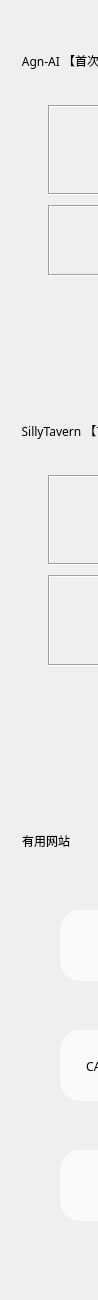
     <widget class="QWidget" name="scr_tools">
      <property name="geometry">
       <rect>
        <x>0</x>
        <y>0</y>
        <width>98</width>
        <height>1300</height>
       </rect>
      </property>
      <property name="minimumSize">
       <size>
        <width>0</width>
        <height>1300</height>
       </size>
      </property>
      <property name="autoFillBackground">
       <bool>true</bool>
      </property>
      <widget class="QGroupBox" name="Agn">
       <property name="geometry">
        <rect>
         <x>20</x>
         <y>50</y>
         <width>1241</width>
         <height>361</height>
        </rect>
       </property>
       <property name="font">
        <font>
         <family>微软雅黑</family>
         
         <weight>50</weight>
         <italic>false</italic>
         <bold>false</bold>
        </font>
       </property>
       <property name="styleSheet">
        <string notr="true">QGroupBox{
    border: none;
	font:27px &quot;微软雅黑&quot;;
}</string>
       </property>
       <property name="title">
        <string>Agn-AI 【首次使用请先点击更新！！！】</string>
       </property>
       <widget class="QFrame" name="frame_24">
        <property name="geometry">
         <rect>
          <x>28</x>
          <y>55</y>
          <width>1180</width>
          <height>90</height>
         </rect>
        </property>
        <property name="frameShape">
         <enum>QFrame::Box</enum>
        </property>
        <property name="frameShadow">
         <enum>QFrame::Sunken</enum>
        </property>
        <widget class="QComboBox" name="toAgnGit">
         <property name="geometry">
          <rect>
           <x>800</x>
           <y>26</y>
           <width>351</width>
           <height>41</height>
          </rect>
         </property>
         <property name="font">
          <font>
           <family>微软雅黑</family>
           
           <weight>50</weight>
           <italic>false</italic>
           <bold>false</bold>
          </font>
         </property>
         <property name="styleSheet">
          <string notr="true">QComboBox::drop-down
{
	subcontrol-origin: padding;
	subcontrol-position: center right;
	width: 30px;
	border:none;
}
QComboBox::down-arrow {
     image: url(:/ss/收起.png)
  }
QComboBox {
	font: 23px &quot;微软雅黑&quot;;
}</string>
         </property>
         <property name="currentText">
          <string>Github</string>
         </property>
         <property name="currentIndex">
          <number>0</number>
         </property>
         <item>
          <property name="text">
           <string>Github</string>
          </property>
         </item>
         <item>
          <property name="text">
           <string>KGithub</string>
          </property>
         </item>
        </widget>
        <widget class="QLabel" name="label_80">
         <property name="geometry">
          <rect>
           <x>90</x>
           <y>10</y>
           <width>131</width>
           <height>31</height>
          </rect>
         </property>
         <property name="font">
          <font>
           <family>微软雅黑</family>
           
           <weight>50</weight>
           <italic>false</italic>
           <bold>false</bold>
          </font>
         </property>
         <property name="styleSheet">
          <string notr="true">font: 20px &quot;微软雅黑&quot;;</string>
         </property>
         <property name="text">
          <string>使用更新源</string>
         </property>
        </widget>
        <widget class="QLabel" name="label_81">
         <property name="geometry">
          <rect>
           <x>90</x>
           <y>40</y>
           <width>671</width>
           <height>31</height>
          </rect>
         </property>
         <property name="font">
          <font>
           <family>微软雅黑</family>
           
           <weight>50</weight>
           <italic>false</italic>
           <bold>false</bold>
          </font>
         </property>
         <property name="styleSheet">
          <string notr="true">color:rgb(59, 59, 59);
font: 18px &quot;微软雅黑&quot;;</string>
         </property>
         <property name="text">
          <string>选择Github源更新或KGithub镜像源更新</string>
         </property>
        </widget>
        <widget class="QLabel" name="label_82">
         <property name="geometry">
          <rect>
           <x>20</x>
           <y>19</y>
           <width>45</width>
           <height>45</height>
          </rect>
         </property>
         <property name="styleSheet">
          <string notr="true">border-image:url(:/ss/列表.png)</string>
         </property>
         <property name="text">
          <string/>
         </property>
        </widget>
       </widget>
       <widget class="QPushButton" name="toAgnUp">
        <property name="geometry">
         <rect>
          <x>790</x>
          <y>265</y>
          <width>191</width>
          <height>81</height>
         </rect>
        </property>
        <property name="font">
         <font>
          <family>微软雅黑</family>
          
          <weight>50</weight>
          <italic>false</italic>
          <bold>false</bold>
         </font>
        </property>
        <property name="styleSheet">
         <string notr="true">QPushButton {
	color:white;
    background-color:rgba(0, 120, 255,160);
 	border-radius: 20px;
font: 27px &quot;微软雅黑&quot;;
}
QPushButton:hover {
     background-color:rgba(0, 120, 255, 130)
}</string>
        </property>
        <property name="text">
         <string>更新</string>
        </property>
        <property name="icon">
         <iconset resource="s.qrc">
          <normaloff>:/ss/操作-文件下载 (2).png</normaloff>:/ss/操作-文件下载 (2).png</iconset>
        </property>
        <property name="iconSize">
         <size>
          <width>45</width>
          <height>45</height>
         </size>
        </property>
       </widget>
       <widget class="QPushButton" name="toAgnRun">
        <property name="geometry">
         <rect>
          <x>1000</x>
          <y>265</y>
          <width>191</width>
          <height>81</height>
         </rect>
        </property>
        <property name="font">
         <font>
          <family>微软雅黑</family>
          
          <weight>50</weight>
          <italic>false</italic>
          <bold>false</bold>
         </font>
        </property>
        <property name="styleSheet">
         <string notr="true">QPushButton {
	color:white;
    background-color:rgba(0, 120, 255,160);
 	border-radius: 20px;
font: 27px &quot;微软雅黑&quot;;
}
QPushButton:hover {
     background-color:rgba(0, 120, 255, 130)
}</string>
        </property>
        <property name="text">
         <string>运行</string>
        </property>
        <property name="icon">
         <iconset resource="s.qrc">
          <normaloff>:/ss/right-block.png</normaloff>:/ss/right-block.png</iconset>
        </property>
        <property name="iconSize">
         <size>
          <width>45</width>
          <height>45</height>
         </size>
        </property>
       </widget>
       <widget class="QFrame" name="frame_25">
        <property name="geometry">
         <rect>
          <x>28</x>
          <y>155</y>
          <width>1180</width>
          <height>71</height>
         </rect>
        </property>
        <property name="frameShape">
         <enum>QFrame::Box</enum>
        </property>
        <property name="frameShadow">
         <enum>QFrame::Sunken</enum>
        </property>
        <widget class="QLabel" name="label_83">
         <property name="geometry">
          <rect>
           <x>90</x>
           <y>10</y>
           <width>131</width>
           <height>31</height>
          </rect>
         </property>
         <property name="font">
          <font>
           <family>微软雅黑</family>
           <pointsize>12</pointsize>
          </font>
         </property>
         <property name="text">
          <string/>
         </property>
        </widget>
        <widget class="QLabel" name="label_84">
         <property name="geometry">
          <rect>
           <x>90</x>
           <y>40</y>
           <width>671</width>
           <height>31</height>
          </rect>
         </property>
         <property name="font">
          <font>
           <family>微软雅黑</family>
           <pointsize>11</pointsize>
          </font>
         </property>
         <property name="styleSheet">
          <string notr="true">color:rgb(59, 59, 59)</string>
         </property>
         <property name="text">
          <string/>
         </property>
        </widget>
        <widget class="QLabel" name="label_85">
         <property name="geometry">
          <rect>
           <x>90</x>
           <y>21</y>
           <width>1051</width>
           <height>51</height>
          </rect>
         </property>
         <property name="font">
          <font>
           <family>微软雅黑</family>
           
           <weight>50</weight>
           <italic>false</italic>
           <bold>false</bold>
          </font>
         </property>
         <property name="styleSheet">
          <string notr="true">font: 20px &quot;微软雅黑&quot;;</string>
         </property>
         <property name="text">
          <string>Agn-AI的聊天记录,角色卡和设置均保存在C:\Users\你的用户名\.agnai\中,请妥善保存。
</string>
         </property>
        </widget>
        <widget class="QPushButton" name="warn_4">
         <property name="geometry">
          <rect>
           <x>15</x>
           <y>10</y>
           <width>61</width>
           <height>51</height>
          </rect>
         </property>
         <property name="focusPolicy">
          <enum>Qt::StrongFocus</enum>
         </property>
         <property name="styleSheet">
          <string notr="true">QPushButton {
    background-color:rgb(240,240,240);	
	 	border-radius: 20px;

}</string>
         </property>
         <property name="text">
          <string/>
         </property>
         <property name="icon">
          <iconset resource="s.qrc">
           <normaloff>:/ss/exclamation-point-ring (1).png</normaloff>:/ss/exclamation-point-ring (1).png</iconset>
         </property>
         <property name="iconSize">
          <size>
           <width>43</width>
           <height>40</height>
          </size>
         </property>
        </widget>
       </widget>
      </widget>
      <widget class="QGroupBox" name="Agn_2">
       <property name="geometry">
        <rect>
         <x>20</x>
         <y>830</y>
         <width>1231</width>
         <height>551</height>
        </rect>
       </property>
       <property name="font">
        <font>
         <family>微软雅黑</family>
         
         <weight>50</weight>
         <italic>false</italic>
         <bold>false</bold>
        </font>
       </property>
       <property name="styleSheet">
        <string notr="true">QGroupBox{
    border: none;
	font:27px &quot;微软雅黑&quot;;
}</string>
       </property>
       <property name="title">
        <string>有用网站</string>
       </property>
       <widget class="QPushButton" name="toWr">
        <property name="geometry">
         <rect>
          <x>40</x>
          <y>80</y>
          <width>551</width>
          <height>71</height>
         </rect>
        </property>
        <property name="font">
         <font>
          <family>微软雅黑</family>
          
          <weight>50</weight>
          <italic>false</italic>
          <bold>false</bold>
         </font>
        </property>
        <property name="layoutDirection">
         <enum>Qt::LeftToRight</enum>
        </property>
        <property name="autoFillBackground">
         <bool>false</bool>
        </property>
        <property name="styleSheet">
         <string notr="true">
QPushButton {
	color:black;
    background-color:rgb(250,250,250);
 	border-radius: 20px;
	text-align: left; 
	padding-left: 20px; 
	font: 30px &quot;微软雅黑&quot;;
}
QPushButton:hover {
     background-color:rgba(0, 120, 255, 30)
}</string>
        </property>
        <property name="text">
         <string>          角色卡书写指导</string>
        </property>
        <property name="icon">
         <iconset>
          <normalon>:/ss/003_重做.png</normalon>
         </iconset>
        </property>
        <property name="iconSize">
         <size>
          <width>66</width>
          <height>66</height>
         </size>
        </property>
       </widget>
       <widget class="QPushButton" name="toChar">
        <property name="geometry">
         <rect>
          <x>650</x>
          <y>80</y>
          <width>551</width>
          <height>71</height>
         </rect>
        </property>
        <property name="font">
         <font>
          <family>微软雅黑</family>
          
          <weight>50</weight>
          <italic>false</italic>
          <bold>false</bold>
         </font>
        </property>
        <property name="layoutDirection">
         <enum>Qt::LeftToRight</enum>
        </property>
        <property name="autoFillBackground">
         <bool>false</bool>
        </property>
        <property name="styleSheet">
         <string notr="true">
QPushButton {
	color:black;
    background-color:rgb(250,250,250);
 	border-radius: 20px;
	text-align: left; 
	padding-left: 20px; 
	font: 30px &quot;微软雅黑&quot;;
}
QPushButton:hover {
     background-color:rgba(0, 120, 255, 30)
}</string>
        </property>
        <property name="text">
         <string>         characterhub[杂]</string>
        </property>
        <property name="icon">
         <iconset>
          <normalon>:/ss/003_重做.png</normalon>
         </iconset>
        </property>
        <property name="iconSize">
         <size>
          <width>66</width>
          <height>66</height>
         </size>
        </property>
       </widget>
       <widget class="QPushButton" name="toCAI">
        <property name="geometry">
         <rect>
          <x>40</x>
          <y>200</y>
          <width>551</width>
          <height>71</height>
         </rect>
        </property>
        <property name="font">
         <font>
          <family>微软雅黑</family>
          
          <weight>50</weight>
          <italic>false</italic>
          <bold>false</bold>
         </font>
        </property>
        <property name="layoutDirection">
         <enum>Qt::LeftToRight</enum>
        </property>
        <property name="autoFillBackground">
         <bool>false</bool>
        </property>
        <property name="styleSheet">
         <string notr="true">
QPushButton {
	color:black;
    background-color:rgb(250,250,250);
 	border-radius: 20px;
	text-align: left; 
	padding-left: 20px; 
	font: 30px &quot;微软雅黑&quot;;
}
QPushButton:hover {
     background-color:rgba(0, 120, 255, 30)
}</string>
        </property>
        <property name="text">
         <string>  CAI(可通过插件导出聊天记录)</string>
        </property>
        <property name="icon">
         <iconset>
          <normalon>:/ss/003_重做.png</normalon>
         </iconset>
        </property>
        <property name="iconSize">
         <size>
          <width>66</width>
          <height>66</height>
         </size>
        </property>
       </widget>
       <widget class="QPushButton" name="toPyg">
        <property name="geometry">
         <rect>
          <x>650</x>
          <y>200</y>
          <width>551</width>
          <height>71</height>
         </rect>
        </property>
        <property name="font">
         <font>
          <family>微软雅黑</family>
          
          <weight>50</weight>
          <italic>false</italic>
          <bold>false</bold>
         </font>
        </property>
        <property name="layoutDirection">
         <enum>Qt::LeftToRight</enum>
        </property>
        <property name="autoFillBackground">
         <bool>false</bool>
        </property>
        <property name="styleSheet">
         <string notr="true">
QPushButton {
	color:black;
    background-color:rgb(250,250,250);
 	border-radius: 20px;
	text-align: left; 
	padding-left: 20px; 
	font: 27px &quot;微软雅黑&quot;;
}
QPushButton:hover {
     background-color:rgba(0, 120, 255, 30)
}</string>
        </property>
        <property name="text">
         <string>  pygmalionai频道(含角色卡专区)</string>
        </property>
        <property name="icon">
         <iconset>
          <normalon>:/ss/003_重做.png</normalon>
         </iconset>
        </property>
        <property name="iconSize">
         <size>
          <width>66</width>
          <height>66</height>
         </size>
        </property>
       </widget>
       <widget class="QPushButton" name="toCE">
        <property name="geometry">
         <rect>
          <x>40</x>
          <y>320</y>
          <width>551</width>
          <height>71</height>
         </rect>
        </property>
        <property name="font">
         <font>
          <family>微软雅黑</family>
          
          <weight>50</weight>
          <italic>false</italic>
          <bold>false</bold>
         </font>
        </property>
        <property name="layoutDirection">
         <enum>Qt::LeftToRight</enum>
        </property>
        <property name="autoFillBackground">
         <bool>false</bool>
        </property>
        <property name="styleSheet">
         <string notr="true">
QPushButton {
	color:black;
    background-color:rgb(250,250,250);
 	border-radius: 20px;
	text-align: left; 
	padding-left: 20px; 
	font: 30px &quot;微软雅黑&quot;;
}
QPushButton:hover {
     background-color:rgba(0, 120, 255, 30)
}</string>
        </property>
        <property name="text">
         <string>          角色卡书写网站</string>
        </property>
        <property name="icon">
         <iconset>
          <normalon>:/ss/003_重做.png</normalon>
         </iconset>
        </property>
        <property name="iconSize">
         <size>
          <width>66</width>
          <height>66</height>
         </size>
        </property>
       </widget>
      </widget>
      <widget class="QGroupBox" name="Tavernai_2">
       <property name="geometry">
        <rect>
         <x>20</x>
         <y>420</y>
         <width>1241</width>
         <height>361</height>
        </rect>
       </property>
       <property name="font">
        <font>
         <family>微软雅黑</family>
         
         <weight>50</weight>
         <italic>false</italic>
         <bold>false</bold>
        </font>
       </property>
       <property name="styleSheet">
        <string notr="true">QGroupBox{
    border: none;
	font:27px &quot;微软雅黑&quot;;
}</string>
       </property>
       <property name="title">
        <string>SillyTavern 【首次使用请先点击更新！！！】</string>
       </property>
       <widget class="QFrame" name="frame_26">
        <property name="geometry">
         <rect>
          <x>28</x>
          <y>55</y>
          <width>1180</width>
          <height>90</height>
         </rect>
        </property>
        <property name="frameShape">
         <enum>QFrame::Box</enum>
        </property>
        <property name="frameShadow">
         <enum>QFrame::Sunken</enum>
        </property>
        <widget class="QComboBox" name="toTaGit">
         <property name="geometry">
          <rect>
           <x>800</x>
           <y>26</y>
           <width>351</width>
           <height>41</height>
          </rect>
         </property>
         <property name="font">
          <font>
           <family>微软雅黑</family>
           
           <weight>50</weight>
           <italic>false</italic>
           <bold>false</bold>
          </font>
         </property>
         <property name="styleSheet">
          <string notr="true">QComboBox::drop-down
{
	subcontrol-origin: padding;
	subcontrol-position: center right;
	width: 30px;
	border:none;
}
QComboBox::down-arrow {
     image: url(:/ss/收起.png)
  }
QComboBox {
	font: 23px &quot;微软雅黑&quot;;
}</string>
         </property>
         <property name="currentText">
          <string>Github</string>
         </property>
         <property name="currentIndex">
          <number>0</number>
         </property>
         <item>
          <property name="text">
           <string>Github</string>
          </property>
         </item>
         <item>
          <property name="text">
           <string>KGithub</string>
          </property>
         </item>
        </widget>
        <widget class="QLabel" name="label_86">
         <property name="geometry">
          <rect>
           <x>90</x>
           <y>10</y>
           <width>131</width>
           <height>31</height>
          </rect>
         </property>
         <property name="font">
          <font>
           <family>微软雅黑</family>
           
           <weight>50</weight>
           <italic>false</italic>
           <bold>false</bold>
          </font>
         </property>
         <property name="styleSheet">
          <string notr="true">font: 20px &quot;微软雅黑&quot;;</string>
         </property>
         <property name="text">
          <string>使用更新源</string>
         </property>
        </widget>
        <widget class="QLabel" name="label_87">
         <property name="geometry">
          <rect>
           <x>90</x>
           <y>40</y>
           <width>671</width>
           <height>31</height>
          </rect>
         </property>
         <property name="font">
          <font>
           <family>微软雅黑</family>
           
           <weight>50</weight>
           <italic>false</italic>
           <bold>false</bold>
          </font>
         </property>
         <property name="styleSheet">
          <string notr="true">color:rgb(59, 59, 59);
font: 18px &quot;微软雅黑&quot;;</string>
         </property>
         <property name="text">
          <string>选择Github源更新或KGithub镜像源更新</string>
         </property>
        </widget>
        <widget class="QLabel" name="label_88">
         <property name="geometry">
          <rect>
           <x>20</x>
           <y>19</y>
           <width>45</width>
           <height>45</height>
          </rect>
         </property>
         <property name="styleSheet">
          <string notr="true">border-image:url(:/ss/列表.png)</string>
         </property>
         <property name="text">
          <string/>
         </property>
        </widget>
       </widget>
       <widget class="QPushButton" name="toTaUp">
        <property name="geometry">
         <rect>
          <x>790</x>
          <y>265</y>
          <width>191</width>
          <height>81</height>
         </rect>
        </property>
        <property name="font">
         <font>
          <family>微软雅黑</family>
          
          <weight>50</weight>
          <italic>false</italic>
          <bold>false</bold>
         </font>
        </property>
        <property name="styleSheet">
         <string notr="true">QPushButton {
	color:white;
    background-color:rgba(0, 120, 255,160);
 	border-radius: 20px;
font: 27px &quot;微软雅黑&quot;;
}
QPushButton:hover {
     background-color:rgba(0, 120, 255, 130)
}</string>
        </property>
        <property name="text">
         <string>更新</string>
        </property>
        <property name="icon">
         <iconset resource="s.qrc">
          <normaloff>:/ss/操作-文件下载 (2).png</normaloff>:/ss/操作-文件下载 (2).png</iconset>
        </property>
        <property name="iconSize">
         <size>
          <width>45</width>
          <height>45</height>
         </size>
        </property>
       </widget>
       <widget class="QPushButton" name="toTaRu">
        <property name="geometry">
         <rect>
          <x>1000</x>
          <y>265</y>
          <width>191</width>
          <height>81</height>
         </rect>
        </property>
        <property name="font">
         <font>
          <family>微软雅黑</family>
          
          <weight>50</weight>
          <italic>false</italic>
          <bold>false</bold>
         </font>
        </property>
        <property name="styleSheet">
         <string notr="true">QPushButton {
	color:white;
    background-color:rgba(0, 120, 255,160);
 	border-radius: 20px;
font: 27px &quot;微软雅黑&quot;;
}
QPushButton:hover {
     background-color:rgba(0, 120, 255, 130)
}</string>
        </property>
        <property name="text">
         <string>运行</string>
        </property>
        <property name="icon">
         <iconset resource="s.qrc">
          <normaloff>:/ss/right-block.png</normaloff>:/ss/right-block.png</iconset>
        </property>
        <property name="iconSize">
         <size>
          <width>45</width>
          <height>45</height>
         </size>
        </property>
       </widget>
       <widget class="QFrame" name="frame_27">
        <property name="geometry">
         <rect>
          <x>28</x>
          <y>155</y>
          <width>1180</width>
          <height>91</height>
         </rect>
        </property>
        <property name="frameShape">
         <enum>QFrame::Box</enum>
        </property>
        <property name="frameShadow">
         <enum>QFrame::Sunken</enum>
        </property>
        <widget class="QLabel" name="label_89">
         <property name="geometry">
          <rect>
           <x>90</x>
           <y>10</y>
           <width>131</width>
           <height>31</height>
          </rect>
         </property>
         <property name="font">
          <font>
           <family>微软雅黑</family>
           <pointsize>12</pointsize>
          </font>
         </property>
         <property name="text">
          <string/>
         </property>
        </widget>
        <widget class="QLabel" name="label_90">
         <property name="geometry">
          <rect>
           <x>90</x>
           <y>40</y>
           <width>671</width>
           <height>31</height>
          </rect>
         </property>
         <property name="font">
          <font>
           <family>微软雅黑</family>
           <pointsize>11</pointsize>
          </font>
         </property>
         <property name="styleSheet">
          <string notr="true">color:rgb(59, 59, 59)</string>
         </property>
         <property name="text">
          <string/>
         </property>
        </widget>
        <widget class="QLabel" name="label_91">
         <property name="geometry">
          <rect>
           <x>90</x>
           <y>20</y>
           <width>1051</width>
           <height>51</height>
          </rect>
         </property>
         <property name="font">
          <font>
           <family>微软雅黑</family>
           
           <weight>50</weight>
           <italic>false</italic>
           <bold>false</bold>
          </font>
         </property>
         <property name="styleSheet">
          <string notr="true">font: 20px &quot;微软雅黑&quot;;</string>
         </property>
         <property name="text">
          <string>若需迁移,请在tgwebui目录下的tools文件夹中,删除名为SillyTavern的文件夹。
随后将待迁移的SillyTavern文件夹移动到tools文件夹下。</string>
         </property>
        </widget>
        <widget class="QPushButton" name="warn_5">
         <property name="geometry">
          <rect>
           <x>15</x>
           <y>15</y>
           <width>61</width>
           <height>51</height>
          </rect>
         </property>
         <property name="focusPolicy">
          <enum>Qt::StrongFocus</enum>
         </property>
         <property name="styleSheet">
          <string notr="true">QPushButton {
    background-color:rgb(240,240,240);	
	 	border-radius: 20px;

}</string>
         </property>
         <property name="text">
          <string/>
         </property>
         <property name="icon">
          <iconset resource="s.qrc">
           <normaloff>:/ss/exclamation-point-ring (1).png</normaloff>:/ss/exclamation-point-ring (1).png</iconset>
         </property>
         <property name="iconSize">
          <size>
           <width>43</width>
           <height>40</height>
          </size>
         </property>
        </widget>
       </widget>
      </widget>
     </widget>
